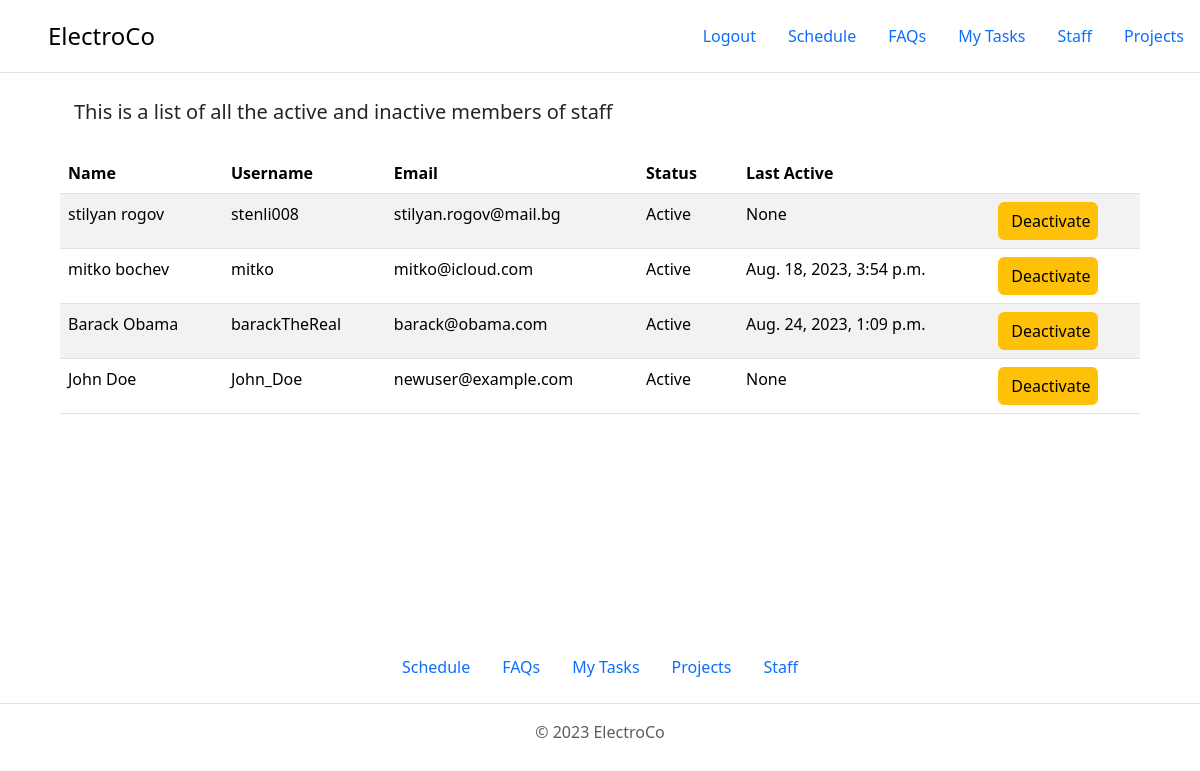
/staff/ (signed in), run on the app's committed database.
### ProjectManagement/accounts/models.py (models this page shows, shortened)
class WorkerUser(AbstractUser):
    email = models.EmailField(blank=False, null=False)
    first_name = models.CharField(max_length=30, blank=False, null=False)
    last_name = models.CharField(max_length=30, blank=False, null=False)
    slug = models.SlugField(unique=False, blank=True)

### ProjectManagement/projects/views.py (the view)
# urls.py: path('staff/', views.projects_staff_page_view, name='project-staff-page'),
@user_passes_test(is_superuser)
def projects_staff_page_view(request):
    workers = WorkerUser.objects.all()
    context = {
        'workers': workers,
    }
    return render(request, 'projects/projects-staff-page.html', context)

### ProjectManagement/projects/views.py (called while the page is built)
def is_superuser(user):
    return user.is_superuser

### templates/projects/projects-staff-page.html (shortened to what this page needs)
{% extends 'base.html' %}
{% load static %}
{% block content %}
    <p class="lead" style="margin-left: 74px;">This is a list of all the active and inactive members of staff</p>
    <table class="table table-striped" style="margin: 10px auto;
                max-width: 90%;">
        <thead>
        <tr>
            <th scope="col">Name</th>
            <th scope="col">Username</th>
            <th scope="col">Email</th>
            <th scope="col" style="width: 100px;">Status</th>
            <th scope="col">Last Active</th>
            <th scope="col"></th>
        </tr>
        </thead>
        <tbody>
        {% for worker in workers %}
            {% if not worker.is_staff %}
                <tr>
                    <td>{{ worker.get_full_name }}</td>
                    <td>{{ worker.username }}</td>
                    <td>{{ worker.email }}</td>
                    <td style="max-width: 100px">
                    <span id="status-{{ worker.pk }}">
                        {% if worker.is_active %}
                            Active
                        {% else %}
                            Inactive
                        {% endif %}
                            </span>
                    </td>
                    <td>{{ worker.last_login }}</td>
                    <td>
                        <button data-pk="{{ worker.pk }}" type="button"
                                class="btn btn-warning toggle-worker-btn"
                                style="width: 100px">
                            {% if worker.is_active %}
                                Deactivate
                            {% else %}
                                Activate
                            {% endif %}
                        </button>
                    </td>
                </tr>
            {% endif %}
        {% endfor %}
        </tbody>
    </table>
{% endblock %}

### data on the page
WorkerUser: get_full_name "stilyan rogov", username "stenli008", email "stilyan.rogov@mail.bg", is_active "Active", last_login "None"
WorkerUser: get_full_name "mitko bochev", username "mitko", email "mitko@icloud.com", is_active "Active", last_login "Aug. 18, 2023, 3:54 p.m."
WorkerUser: get_full_name "Barack Obama", username "barackTheReal", email "barack@obama.com", is_active "Active", last_login "Aug. 24, 2023, 1:09 p.m."
WorkerUser: get_full_name "John Doe", username "John_Doe", email "newuser@example.com", is_active "Active", last_login "None"
